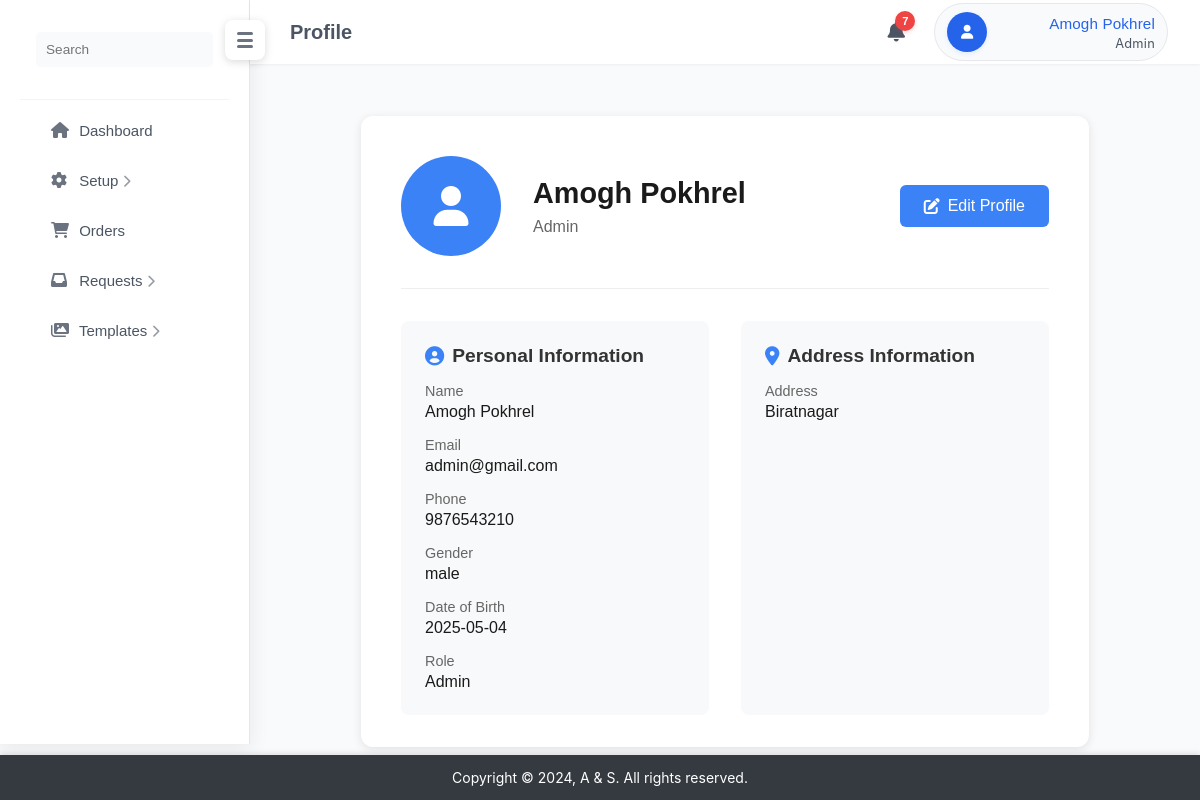
Screenshot of /pages/profile.php (signed in) with the database file from the repository.
### tables this page shows
CREATE TABLE `users` (
  `id` int(11) NOT NULL,
  `name` varchar(100) NOT NULL,
  `email` varchar(255) NOT NULL,
  `password_hash` varchar(500) NOT NULL,
  `phone` varchar(20) DEFAULT NULL,
  `address` text DEFAULT NULL,
  `role` enum('Admin','Staff','Customer','Super Admin') NOT NULL,
  `staff_role` varchar(50) DEFAULT NULL,
  `created_at` timestamp NOT NULL DEFAULT current_timestamp(),
  `updated_at` timestamp NOT NULL DEFAULT current_timestamp() ON UPDATE current_timestamp(),
  `DOB` date DEFAULT NULL,
  `otp` varchar(6) DEFAULT NULL,
  `otp_expiry` datetime DEFAULT NULL,
  `reset_token` varchar(255) DEFAULT NULL,
  `reset_token_expiry` datetime DEFAULT NULL,
  `gender` enum('male','female','other') DEFAULT NULL
);

### pages/profile.php (the view, shortened to what this page needs)
<?php
include '../includes/db.php';
$userId = $_SESSION['user_id'];
$userQuery = "SELECT name, email, phone, address, role, gender, staff_role, DOB FROM users WHERE id = ?";
try {
    $stmt = $conn->prepare($userQuery);
    $stmt->bind_param("i", $userId);
    $stmt->execute();
    $result = $stmt->get_result();
    $userData = $result->fetch_assoc();
} catch (Exception $e) {
    error_log("Profile Error: " . $e->getMessage());
    $userData = [
        'name' => 'Error',
        'email' => 'Error',
        'phone' => 'Error',
        'address' => 'Error',
        'role' => 'Error',
        'gender' => 'Error',
        'staff_role' => '',
        'DOB' => 'Error'
    ];
}
?>
<!DOCTYPE html>
<html lang="en">
<head>
    <link rel="stylesheet" href="../assets/css/style.css">
    <link rel="stylesheet" href="https://cdnjs.cloudflare.com/ajax/libs/font-awesome/6.0.0/css/all.min.css">
</head>
<body>
    <?php include('../includes/header.php'); ?>
    <div class="main-content">
        <?php include('../includes/inner_header.php'); ?>
        <div class="container">
            <div class="content">
                <div class="profile-container">
                    <div class="profile-header-section">
                        <div class="profile-avatar-section">
                            <i class="fas fa-user"></i>
                        </div>
                        <div class="profile-title-section">
                            <h1><?php echo htmlspecialchars($userData['name'] ?? 'Not provided'); ?></h1>
                            <p><?php echo ucfirst($userData['role'] ?? ''); ?></p>
                        </div>
                        <button class="edit-profile-btn">
                            <i class="fas fa-edit"></i>
                            Edit Profile
                        </button>
                    </div>
                    <div class="profile-info-section">
                        <div class="profile-info-block">
                            <h2><i class="fas fa-user-circle"></i> Personal Information</h2>
                            <div class="profile-info-item">
                                <div class="profile-info-label">Name</div>
                                <div class="profile-info-value">
                                    <?php echo htmlspecialchars($userData['name'] ?? 'Not provided'); ?>
                                </div>
                            </div>
                            <div class="profile-info-item">
                                <div class="profile-info-label">Email</div>
                                <div class="profile-info-value">
                                    <?php echo htmlspecialchars($userData['email'] ?? 'Not provided'); ?>
                                </div>
                            </div>
                            <div class="profile-info-item">
                                <div class="profile-info-label">Phone</div>
                                <div class="profile-info-value">
                                    <?php echo htmlspecialchars($userData['phone'] ?? 'Not provided'); ?>
                                </div>
                            </div>
                            <div class="profile-info-item">
                                <div class="profile-info-label">Gender</div>
                                <div class="profile-info-value">
                                    <?php echo htmlspecialchars($userData['gender'] ?? 'Not provided'); ?>
                                </div>
                            </div>
                            <div class="profile-info-item">
                                <div class="profile-info-label">Date of Birth</div>
                                <div class="profile-info-value">
                                    <?php echo htmlspecialchars($userData['DOB'] ?? 'Not provided'); ?>
                                </div>
                            </div>
                            <div class="profile-info-item">
                                <div class="profile-info-label">Role</div>
                                <div class="profile-info-value">
                                    <?php echo htmlspecialchars($userData['role'] ?? 'Not provided'); ?>
                                </div>
                            </div>
                        </div>
                        <div class="profile-info-block">
                            <h2><i class="fas fa-map-marker-alt"></i> Address Information</h2>
                            <div class="profile-info-item">
                                <div class="profile-info-label">Address</div>
                                <div class="profile-info-value">
                                    <?php echo htmlspecialchars($userData['address'] ?? 'Not provided'); ?>
                                </div>
                            </div>
                        </div>
                    </div>
                </div>
            </div>
        </div>
    </div>
    <?php include('../includes/footer.php'); ?>
</body>
</html>

### assets/css/style.css (style rules this page uses)
* { margin: 0; padding: 0; box-sizing: border-box; font-family: Arial, sans-serif; }
body { display: flex; min-height: 99vh; background-color: #f5f5f5; overflow: auto; }
.main-content { flex: 1; display: flex; flex-direction: column; background-color: #fff; border-top-left-radius: 10px; }
.content { display: grid; grid-template-columns: repeat(4, 1fr); grid-gap: 20px; padding: 20px; }

### pages/profile.php (style rules this page uses)
.profile-container { width: 80%; max-width: none; margin: 2rem auto; padding: 2.5rem 2.5rem 2rem 2.5rem; background: white; border-radius: 12px; box-shadow: 0 2px 10px rgba(0, 0, 0, 0.1); }
.content .profile-container { grid-column: 1 / -1; width: 80% !important; max-width: none !important; margin-left: auto; margin-right: auto; }
.profile-header-section { display: flex; align-items: center; gap: 2rem; margin-bottom: 2rem; padding-bottom: 2rem; border-bottom: 1px solid #eee; }
.profile-avatar-section { width: 100px; height: 100px; background: #3b82f6; border-radius: 50%; display: flex; align-items: center; justify-content: center; color: white; font-size: 2.5rem; }
.profile-title-section { flex: 1; }
.profile-title-section h1 { margin: 0; font-size: 1.8rem; color: #1a1a1a; }
.profile-title-section p { margin: 0.5rem 0 0; color: #666; font-size: 1rem; }
.profile-info-section { display: grid; grid-template-columns: repeat(auto-fit, minmax(300px, 1fr)); gap: 2rem; }
.profile-info-block { background: #f8f9fa; padding: 1.5rem; border-radius: 8px; }
.profile-info-block h2 { margin: 0 0 1rem; font-size: 1.2rem; color: #333; display: flex; align-items: center; gap: 0.5rem; }
.profile-info-block h2 i { color: #3b82f6; }
.profile-info-item { margin-bottom: 1rem; }
.profile-info-item:last-child { margin-bottom: 0; }
.profile-info-label { font-size: 0.9rem; color: #666; margin-bottom: 0.25rem; }
.profile-info-value { font-size: 1rem; color: #1a1a1a; font-weight: 500; }
.edit-profile-btn { background: #3b82f6; color: white; border: none; padding: 0.75rem 1.5rem; border-radius: 6px; font-size: 1rem; cursor: pointer; transition: background-color 0.2s; display: inline-flex; align-items: center; gap: 0.5rem; }

### includes/header.php (style rules this page uses)
.main-content { margin-left: 250px; transition: margin-left 0.3s ease; }

### includes/inner_header.php (style rules this page uses)
* { margin: 0; padding: 0; box-sizing: border-box; }
body { margin: 0; padding: 0; font-family: 'Inter', -apple-system, BlinkMacSystemFont, 'Segoe UI', Roboto, sans-serif; background-color: #f8fafc; min-height: 100vh; color: #4b5563; -webkit-font-smoothing: antialiased; -moz-osx-font-smoothing: grayscale; }
.main-content { margin-left: 250px; padding-top: 64px; min-height: 100vh; background-color: #f8fafc; position: relative; }
body { padding-top: 0; }
.main-content { margin-top: 0; }

### rows the page displays
users: name "Amogh Pokhrel", role "Admin", email "admin@gmail.com", phone "9876543210", gender "male", DOB "2025-05-04", address "Biratnagar"

### other values shown
$pageTitle "Profile"
$initial_unread_count "7"
$userName "Amogh Pokhrel"
$userRole "Admin"
